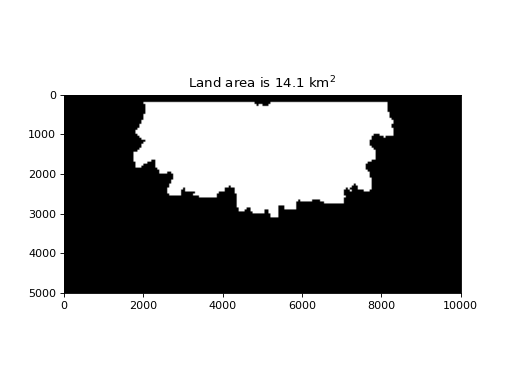

Source code (Python):
import matplotlib.pyplot as plt
from deltametrics.mask import LandMask
from deltametrics.plan import compute_land_area
from deltametrics.sample_data.sample_data import golf
#
golf = golf()
#
lm = LandMask(
    golf["eta"][-1, :, :],
    elevation_threshold=golf.meta["H_SL"][-1],
    elevation_offset=-0.5,
)
#
lm.trim_mask(length=golf.meta["L0"].data + 1)
#
land_area = compute_land_area(lm)
#
fig, ax = plt.subplots()
lm.show(ax=ax, ticks=True)
_ = ax.set_title(f"Land area is {land_area/1e6:.1f} km$^2$")
